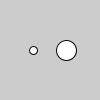
Frame 1 (no input)
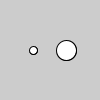
Frame 2 (the mouse pressed at the canvas centre, redrawn once)

The Processing sketch that drew these frames (run headless with seeded random() and noise(); the mouse was pressed at the canvas centre and the sketch redrawn once):

// Processing sketch: Ex_12
// ── Ex_12.pde
Spot sp1, sp2;

void setup() { 
  size(100, 100);
  noLoop();
  // Run the constructor without parameters
  sp1 = new Spot();
  // Run the constructor with three parameters  
  sp2 = new Spot(66, 50, 20);
} 
 
void draw() { 
  sp1.display();
  sp2.display();
}

class Spot {
  float x, y, diameter;

  // First version of the Spot constructor;
  // the fields are assigned default values
  Spot() {  
    x = 33;
    y = 50;
    diameter = 8;  
  }

  // Second version of the Spot constructor;
  // the fields are assigned with parameters
  Spot(float xpos, float ypos, float d) {  
    x = xpos;
    y = ypos;
    diameter = d;
  }
  
  void display() {
    ellipse(x, y, diameter, diameter);
  }
}
